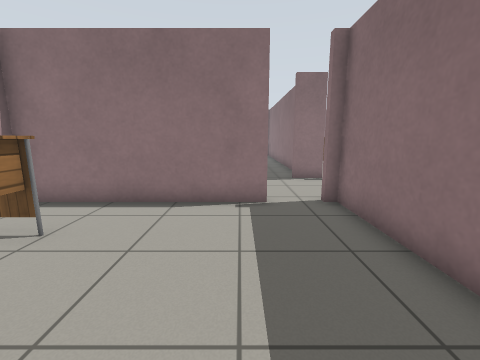
View 1 (above)

22 first-person views from a walk through a robot-simulator world made for Gazebo. The camera is 1 m above the floor, tilts 10° down and sees 90° across. The floor is counted in squares, 0.5 m on a side. Each view is taken from the middle of a square. On the plan, view 1 faces up. The plan holds only what a view shows up to about 15 squares ahead; the rest is blank. The place goes on beyond the plan. Simple patterns stand in for the simulator's built-in surfaces.

View 2
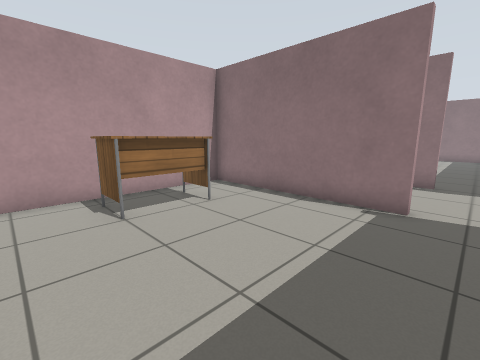

View 3
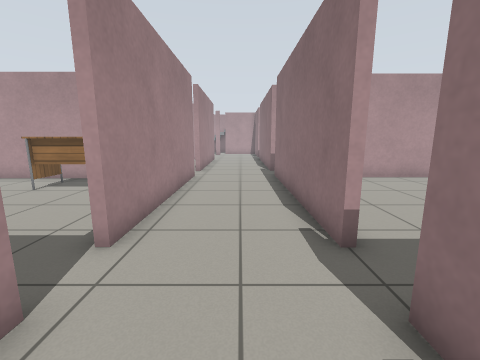

View 4
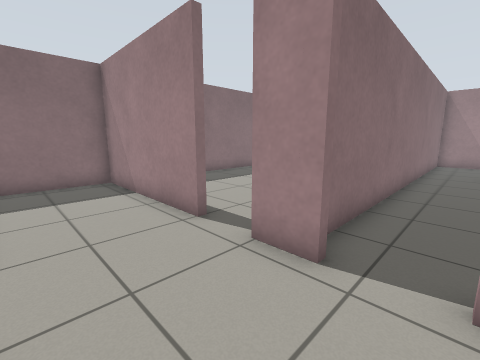

View 5
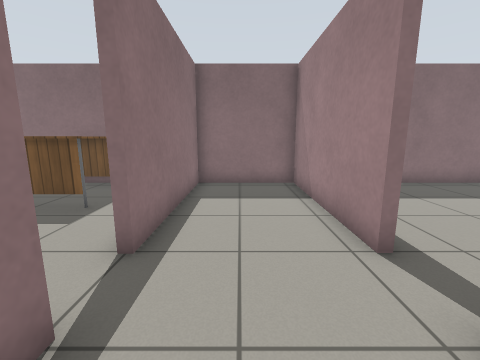

View 6
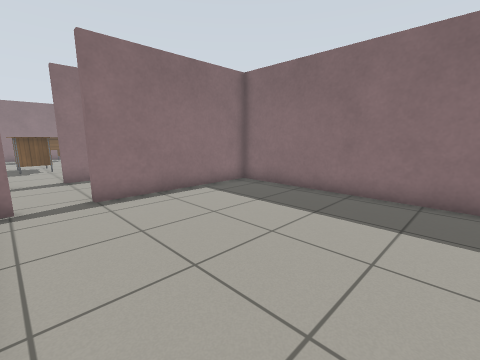

View 7
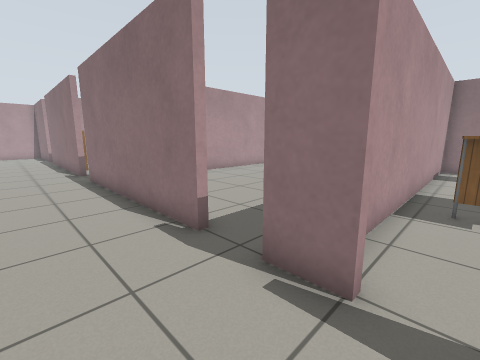

View 8
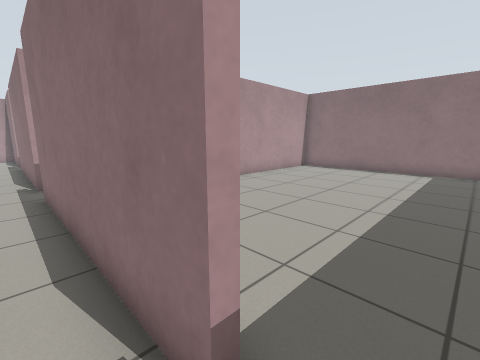

View 9
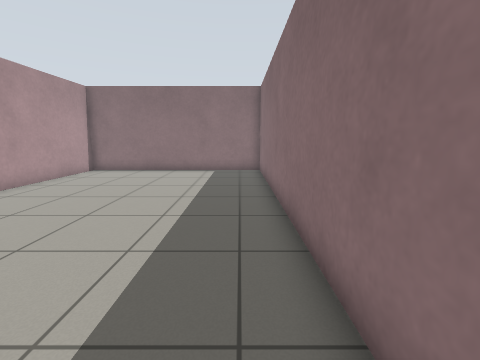

View 10
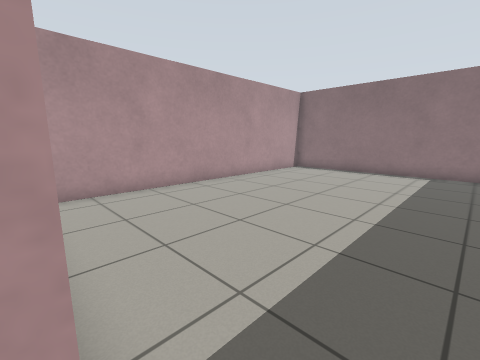

View 11
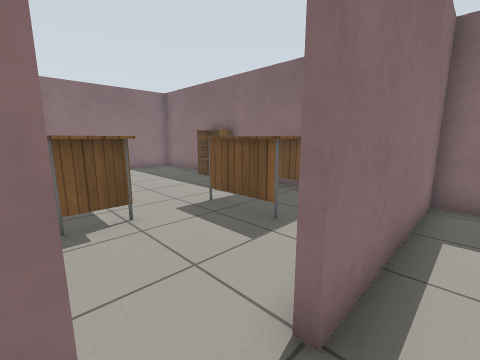

View 12
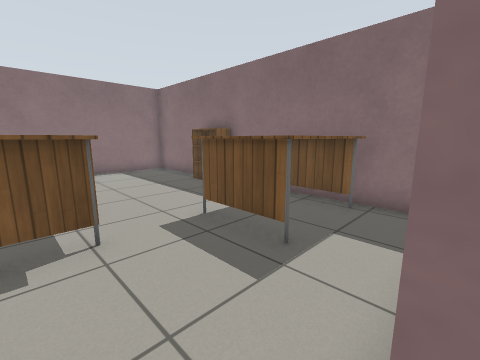

View 13
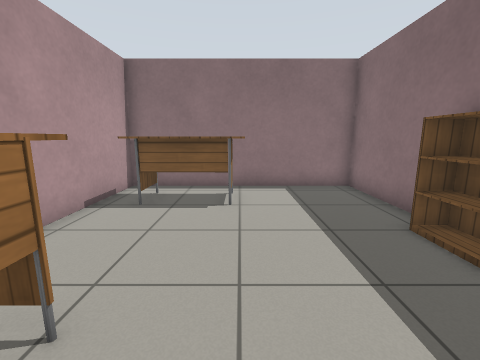

View 14
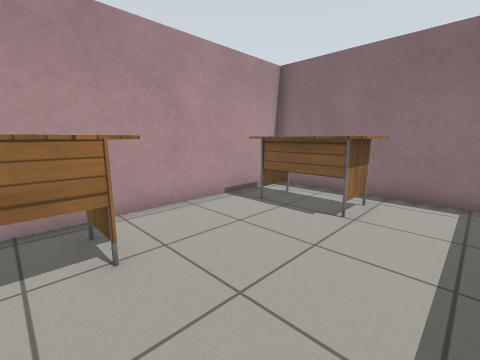

View 15
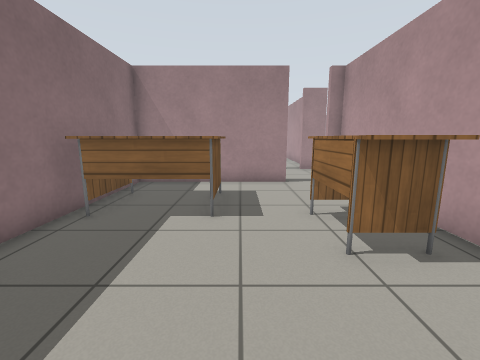

View 16
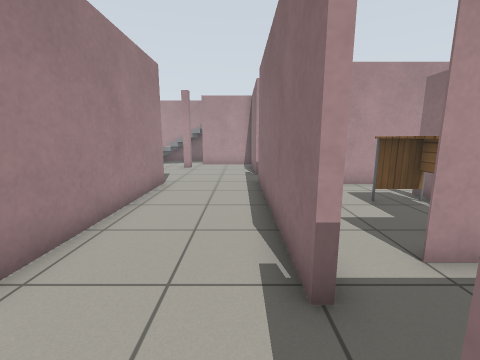

View 17
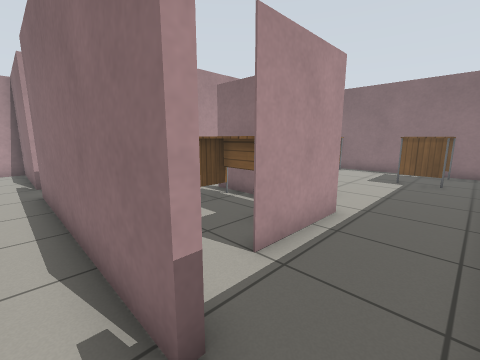

View 18
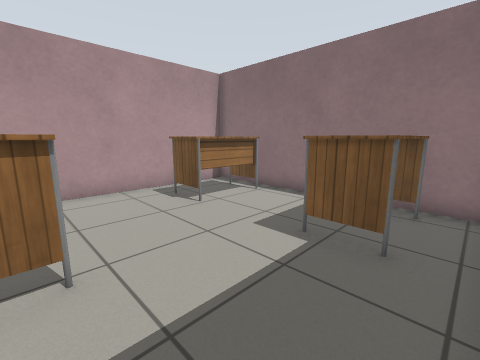

View 19
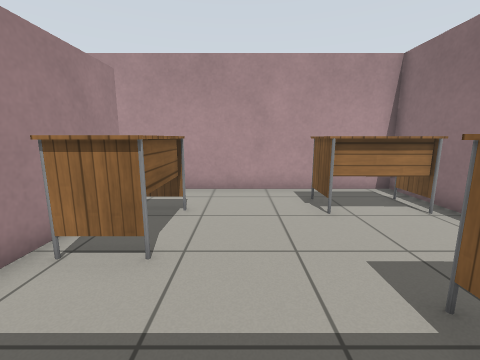

View 20
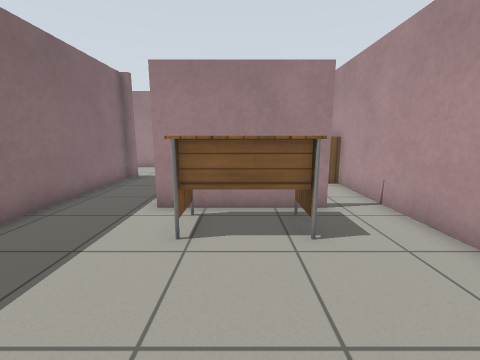

View 21
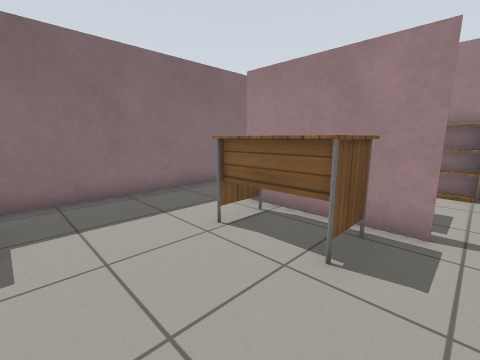

View 22
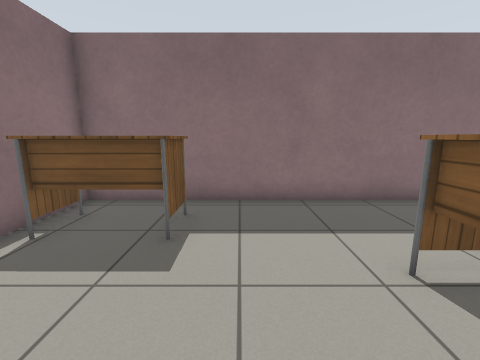

### Floor plan
Points are (right, up) in squares from view 1. A wall is a line through its corners. A room is listed if a view was taken in it or the views show most of it. See-through windows are left out.
Room 1 (views 1, 2)
walls: (0.9, 7.3) (-6.8, 7.3) (-6.8, -1.5); (3.1, -1.5) (3.1, 7.3)
ways out: opening at (2, 7.5) to room 3
objects: table (-6, 2) to (-4, 5)
Room 2 (views 3, 7, 11, 12)
walls: (5.9, 7.6) (12.6, 7.6) (12.6, 11.9) (5.9, 11.9) (5.9, 12.1); (4.1, 12.1) (4.1, 11.9) (2.6, 11.9); (2.6, 7.6) (4.1, 7.6)
ways out: opening at (3.5, 10) to room 3; opening at (5, 7.5) to room 4; opening at (5, 12) to room 6
Room 3 (views 4, 5, 8, 16, 17, 18, 19, 20, 21, 22)
walls: (-9.6, 12.2) (-9.6, 11.9) (-10.6, 11.9); (-15.6, 17.3) (-10.6, 17.3) (-10.6, 13.9); (-10.4, 7.6) (-9.4, 7.6); (-7.6, 7.6) (0.9, 7.6); (0.9, 11.9) (-7.8, 11.9) (-7.8, 12.1) (-7.4, 12.1) (-7.4, 26.9) (-17.3, 26.9) (-17.3, 17.4)
ways out: opening at (2, 7.5) to room 1; opening at (3.5, 10) to room 2; opening at (1.5, 12) to room 5; opening at (-16, 17) to room 7; opening at (-11, 11) to room 7; opening at (-8.5, 7.5)
objects: table (-16, 23) to (-14, 26); table (-15, 18) to (-12, 19); table (-11, 23) to (-9, 26)
Room 4 (view 6)
walls: (12.6, -1.3) (12.6, 7.3) (5.9, 7.3)
ways out: opening at (5, 7.5) to room 2
Room 5 (views 9, 10)
walls: (0.9, 12.2) (0.9, 11.9); (3.2, 13) (3.2, 26.9) (-7.1, 26.9) (-7.1, 13.1); (2.6, 11.9) (2.6, 12.2)
ways out: opening at (1.5, 12) to room 3
Room 6 (views 13, 14, 15)
walls: (5.9, 12.1) (12.6, 12.1) (12.6, 26.9) (3.5, 26.9) (3.5, 12.1)
ways out: opening at (5, 12) to room 2
objects: table (5, 16) to (6, 20); table (5, 24) to (8, 26); table (9, 14) to (12, 17); bookshelf (12, 20) to (12, 22)
Room 7 (no view inside)
walls: (-16.2, 12.1) (-15.5, 12.1); (-10.6, 11.9) (-18.2, 11.9); (-13.5, 17.3) (-15.6, 17.3); (-17.3, 17.4) (-17.3, 12.4); (-17.8, 7.6) (-10.4, 7.6)
ways out: opening at (-16, 17) to room 3; opening at (-11, 11) to room 3; opening at (-18, 10)
objects: cabinet (-17, 13) to (-16, 13); bookshelf (-15, 12) to (-14, 13); table (-14, 15) to (-12, 16); other object (-13, 12) to (-12, 13)

Where each view was taken, in squares from view 1:
view 1: 0 up, 0 right, facing up
view 2: 0 up, 2 right, facing up-left
view 3: 10 up, 5 right, facing left
view 4: 11 up, 1 right, facing down-right
view 5: 10 up, 2 right, facing right
view 6: 1 down, 4 right, facing up-right
view 7: 9 up, 5 right, facing up-left
view 8: 11 up, 2 right, facing up-left
view 9: 12 up, 2 right, facing up
view 10: 12 up, 2 right, facing up-left
view 11: 11 up, 4 right, facing up-right
view 12: 12 up, 5 right, facing up-right
view 13: 17 up, 8 right, facing up
view 14: 18 up, 10 right, facing up-left
view 15: 23 up, 8 right, facing down
view 16: 11 up, 7 left, facing left
view 17: 11 up, 8 left, facing up-left
view 18: 19 up, 8 left, facing up-left
view 19: 21 up, 8 left, facing left
view 20: 24 up, 13 left, facing down
view 21: 23 up, 16 left, facing down-right
view 22: 22 up, 15 left, facing right
